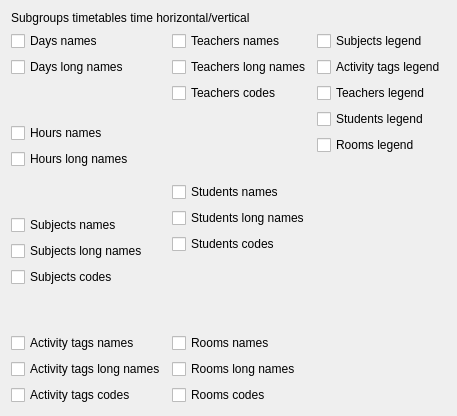
     <widget class="QWidget" name="tabWidgetPage5">
      <attribute name="title">
       <string>5</string>
      </attribute>
      <layout class="QGridLayout" name="gridLayout_5">
       <item row="1" column="0">
        <layout class="QVBoxLayout" name="verticalLayout_3">
         <item>
          <widget class="QCheckBox" name="subgroupsTimeHVDaysNamesCheckBox">
           <property name="text">
            <string>Days names</string>
           </property>
          </widget>
         </item>
         <item>
          <widget class="QCheckBox" name="subgroupsTimeHVDaysLongNamesCheckBox">
           <property name="text">
            <string>Days long names</string>
           </property>
          </widget>
         </item>
         <item>
          <spacer name="verticalSpacer_9">
           <property name="orientation">
            <enum>Qt::Vertical</enum>
           </property>
           <property name="sizeHint" stdset="0">
            <size>
             <width>20</width>
             <height>40</height>
            </size>
           </property>
          </spacer>
         </item>
         <item>
          <widget class="QCheckBox" name="subgroupsTimeHVHoursNamesCheckBox">
           <property name="text">
            <string>Hours names</string>
           </property>
          </widget>
         </item>
         <item>
          <widget class="QCheckBox" name="subgroupsTimeHVHoursLongNamesCheckBox">
           <property name="text">
            <string>Hours long names</string>
           </property>
          </widget>
         </item>
         <item>
          <spacer name="verticalSpacer_10">
           <property name="orientation">
            <enum>Qt::Vertical</enum>
           </property>
           <property name="sizeHint" stdset="0">
            <size>
             <width>20</width>
             <height>40</height>
            </size>
           </property>
          </spacer>
         </item>
         <item>
          <widget class="QCheckBox" name="subgroupsTimeHVSubjectsNamesCheckBox">
           <property name="text">
            <string>Subjects names</string>
           </property>
          </widget>
         </item>
         <item>
          <widget class="QCheckBox" name="subgroupsTimeHVSubjectsLongNamesCheckBox">
           <property name="text">
            <string>Subjects long names</string>
           </property>
          </widget>
         </item>
         <item>
          <widget class="QCheckBox" name="subgroupsTimeHVSubjectsCodesCheckBox">
           <property name="text">
            <string>Subjects codes</string>
           </property>
          </widget>
         </item>
         <item>
          <spacer name="verticalSpacer_11">
           <property name="orientation">
            <enum>Qt::Vertical</enum>
           </property>
           <property name="sizeHint" stdset="0">
            <size>
             <width>20</width>
             <height>40</height>
            </size>
           </property>
          </spacer>
         </item>
         <item>
          <widget class="QCheckBox" name="subgroupsTimeHVActivityTagsNamesCheckBox">
           <property name="text">
            <string>Activity tags names</string>
           </property>
          </widget>
         </item>
         <item>
          <widget class="QCheckBox" name="subgroupsTimeHVActivityTagsLongNamesCheckBox">
           <property name="text">
            <string>Activity tags long names</string>
           </property>
          </widget>
         </item>
         <item>
          <widget class="QCheckBox" name="subgroupsTimeHVActivityTagsCodesCheckBox">
           <property name="text">
            <string>Activity tags codes</string>
           </property>
          </widget>
         </item>
        </layout>
       </item>
       <item row="1" column="1">
        <layout class="QVBoxLayout" name="verticalLayout_4">
         <item>
          <widget class="QCheckBox" name="subgroupsTimeHVTeachersNamesCheckBox">
           <property name="text">
            <string>Teachers names</string>
           </property>
          </widget>
         </item>
         <item>
          <widget class="QCheckBox" name="subgroupsTimeHVTeachersLongNamesCheckBox">
           <property name="text">
            <string>Teachers long names</string>
           </property>
          </widget>
         </item>
         <item>
          <widget class="QCheckBox" name="subgroupsTimeHVTeachersCodesCheckBox">
           <property name="text">
            <string>Teachers codes</string>
           </property>
          </widget>
         </item>
         <item>
          <spacer name="verticalSpacer_12">
           <property name="orientation">
            <enum>Qt::Vertical</enum>
           </property>
           <property name="sizeHint" stdset="0">
            <size>
             <width>20</width>
             <height>40</height>
            </size>
           </property>
          </spacer>
         </item>
         <item>
          <widget class="QCheckBox" name="subgroupsTimeHVStudentsNamesCheckBox">
           <property name="text">
            <string>Students names</string>
           </property>
          </widget>
         </item>
         <item>
          <widget class="QCheckBox" name="subgroupsTimeHVStudentsLongNamesCheckBox">
           <property name="text">
            <string>Students long names</string>
           </property>
          </widget>
         </item>
         <item>
          <widget class="QCheckBox" name="subgroupsTimeHVStudentsCodesCheckBox">
           <property name="text">
            <string>Students codes</string>
           </property>
          </widget>
         </item>
         <item>
          <spacer name="verticalSpacer_13">
           <property name="orientation">
            <enum>Qt::Vertical</enum>
           </property>
           <property name="sizeHint" stdset="0">
            <size>
             <width>20</width>
             <height>40</height>
            </size>
           </property>
          </spacer>
         </item>
         <item>
          <widget class="QCheckBox" name="subgroupsTimeHVRoomsNamesCheckBox">
           <property name="text">
            <string>Rooms names</string>
           </property>
          </widget>
         </item>
         <item>
          <widget class="QCheckBox" name="subgroupsTimeHVRoomsLongNamesCheckBox">
           <property name="text">
            <string>Rooms long names</string>
           </property>
          </widget>
         </item>
         <item>
          <widget class="QCheckBox" name="subgroupsTimeHVRoomsCodesCheckBox">
           <property name="text">
            <string>Rooms codes</string>
           </property>
          </widget>
         </item>
        </layout>
       </item>
       <item row="1" column="2">
        <layout class="QVBoxLayout" name="verticalLayout_40">
         <item>
          <widget class="QCheckBox" name="subgroupsTimeHVSubjectsLegendCheckBox">
           <property name="text">
            <string>Subjects legend</string>
           </property>
          </widget>
         </item>
         <item>
          <widget class="QCheckBox" name="subgroupsTimeHVActivityTagsLegendCheckBox">
           <property name="text">
            <string>Activity tags legend</string>
           </property>
          </widget>
         </item>
         <item>
          <widget class="QCheckBox" name="subgroupsTimeHVTeachersLegendCheckBox">
           <property name="text">
            <string>Teachers legend</string>
           </property>
          </widget>
         </item>
         <item>
          <widget class="QCheckBox" name="subgroupsTimeHVStudentsLegendCheckBox">
           <property name="text">
            <string>Students legend</string>
           </property>
          </widget>
         </item>
         <item>
          <widget class="QCheckBox" name="subgroupsTimeHVRoomsLegendCheckBox">
           <property name="text">
            <string>Rooms legend</string>
           </property>
          </widget>
         </item>
         <item>
          <spacer name="verticalSpacer_97">
           <property name="orientation">
            <enum>Qt::Vertical</enum>
           </property>
           <property name="sizeHint" stdset="0">
            <size>
             <width>20</width>
             <height>40</height>
            </size>
           </property>
          </spacer>
         </item>
        </layout>
       </item>
       <item row="0" column="0" colspan="3">
        <widget class="QLabel" name="label_5">
         <property name="text">
          <string>Subgroups timetables time horizontal/vertical</string>
         </property>
        </widget>
       </item>
      </layout>
     </widget>
